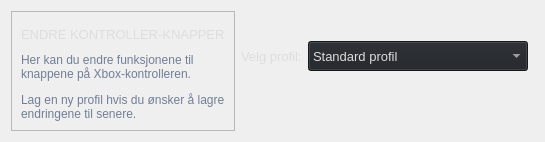
                                     <widget class="QFrame" name="btn_kontroller_container">
                                      <property name="maximumSize">
                                       <size>
                                        <width>16777215</width>
                                        <height>200</height>
                                       </size>
                                      </property>
                                      <property name="frameShape">
                                       <enum>QFrame::NoFrame</enum>
                                      </property>
                                      <property name="frameShadow">
                                       <enum>QFrame::Raised</enum>
                                      </property>
                                      <layout class="QHBoxLayout" name="horizontalLayout_13">
                                       <item>
                                        <widget class="QFrame" name="kontrollerTextContainer">
                                         <property name="frameShape">
                                          <enum>QFrame::StyledPanel</enum>
                                         </property>
                                         <property name="frameShadow">
                                          <enum>QFrame::Raised</enum>
                                         </property>
                                         <layout class="QVBoxLayout" name="verticalLayout_22">
                                          <item>
                                           <widget class="QLabel" name="title_kontroller">
                                            <property name="minimumSize">
                                             <size>
                                              <width>0</width>
                                              <height>20</height>
                                             </size>
                                            </property>
                                            <property name="font">
                                             <font>
                                              <pointsize>10</pointsize>
                                              <italic>false</italic>
                                              <bold>false</bold>
                                             </font>
                                            </property>
                                            <property name="styleSheet">
                                             <string notr="true">color: #dddddd;</string>
                                            </property>
                                            <property name="text">
                                             <string>ENDRE KONTROLLER-KNAPPER</string>
                                            </property>
                                            <property name="alignment">
                                             <set>Qt::AlignLeading|Qt::AlignLeft|Qt::AlignVCenter</set>
                                            </property>
                                           </widget>
                                          </item>
                                          <item>
                                           <widget class="QLabel" name="text_kontroller_description">
                                            <property name="styleSheet">
                                             <string notr="true">color: rgb(113, 126, 149);</string>
                                            </property>
                                            <property name="lineWidth">
                                             <number>1</number>
                                            </property>
                                            <property name="text">
                                             <string>&lt;html&gt;&lt;head/&gt;&lt;body&gt;&lt;p&gt;Her kan du endre funksjonene til knappene på Xbox-kontrolleren.&lt;/p&gt;&lt;p&gt;Lag en ny profil hvis du ønsker å lagre endringene til senere.&lt;/p&gt;&lt;/body&gt;&lt;/html&gt;</string>
                                            </property>
                                            <property name="alignment">
                                             <set>Qt::AlignLeading|Qt::AlignLeft|Qt::AlignVCenter</set>
                                            </property>
                                            <property name="wordWrap">
                                             <bool>true</bool>
                                            </property>
                                           </widget>
                                          </item>
                                         </layout>
                                        </widget>
                                       </item>
                                       <item>
                                        <widget class="QFrame" name="profileContainer">
                                         <property name="minimumSize">
                                          <size>
                                           <width>0</width>
                                           <height>0</height>
                                          </size>
                                         </property>
                                         <property name="maximumSize">
                                          <size>
                                           <width>350</width>
                                           <height>200</height>
                                          </size>
                                         </property>
                                         <property name="frameShape">
                                          <enum>QFrame::NoFrame</enum>
                                         </property>
                                         <property name="frameShadow">
                                          <enum>QFrame::Raised</enum>
                                         </property>
                                         <layout class="QHBoxLayout" name="horizontalLayout_11">
                                          <property name="leftMargin">
                                           <number>0</number>
                                          </property>
                                          <property name="topMargin">
                                           <number>0</number>
                                          </property>
                                          <property name="rightMargin">
                                           <number>0</number>
                                          </property>
                                          <property name="bottomMargin">
                                           <number>30</number>
                                          </property>
                                          <item>
                                           <widget class="QLabel" name="text_velg_profil">
                                            <property name="minimumSize">
                                             <size>
                                              <width>0</width>
                                              <height>40</height>
                                             </size>
                                            </property>
                                            <property name="maximumSize">
                                             <size>
                                              <width>100</width>
                                              <height>40</height>
                                             </size>
                                            </property>
                                            <property name="font">
                                             <font>
                                              <pointsize>10</pointsize>
                                              <italic>false</italic>
                                              <bold>false</bold>
                                             </font>
                                            </property>
                                            <property name="styleSheet">
                                             <string notr="true">color: #dddddd;</string>
                                            </property>
                                            <property name="text">
                                             <string>Velg profil:</string>
                                            </property>
                                           </widget>
                                          </item>
                                          <item>
                                           <widget class="QComboBox" name="comboBox_velg_profil">
                                            <property name="sizePolicy">
                                             <sizepolicy hsizetype="Preferred" vsizetype="Preferred">
                                              <horstretch>0</horstretch>
                                              <verstretch>0</verstretch>
                                             </sizepolicy>
                                            </property>
                                            <property name="minimumSize">
                                             <size>
                                              <width>220</width>
                                              <height>0</height>
                                             </size>
                                            </property>
                                            <property name="maximumSize">
                                             <size>
                                              <width>16777215</width>
                                              <height>30</height>
                                             </size>
                                            </property>
                                            <property name="font">
                                             <font>
                                              <pointsize>10</pointsize>
                                              <italic>false</italic>
                                              <bold>false</bold>
                                             </font>
                                            </property>
                                            <property name="cursor">
                                             <cursorShape>PointingHandCursor</cursorShape>
                                            </property>
                                            <property name="styleSheet">
                                             <string notr="true">background-color: rgb(30, 33, 38); color: #dddddd;</string>
                                            </property>
                                            <property name="editable">
                                             <bool>false</bool>
                                            </property>
                                            <item>
                                             <property name="text">
                                              <string>Standard profil</string>
                                             </property>
                                            </item>
                                            <item>
                                             <property name="text">
                                              <string>Egendefinert profil</string>
                                             </property>
                                            </item>
                                           </widget>
                                          </item>
                                         </layout>
                                        </widget>
                                       </item>
                                       <item>
                                        <widget class="QFrame" name="profileBtnContainer">
                                         <property name="minimumSize">
                                          <size>
                                           <width>0</width>
                                           <height>120</height>
                                          </size>
                                         </property>
                                         <property name="frameShape">
                                          <enum>QFrame::NoFrame</enum>
                                         </property>
                                         <property name="frameShadow">
                                          <enum>QFrame::Raised</enum>
                                         </property>
                                         <widget class="QPushButton" name="btn_reset">
                                          <property name="geometry">
                                           <rect>
                                            <x>40</x>
                                            <y>70</y>
                                            <width>201</width>
                                            <height>45</height>
                                           </rect>
                                          </property>
                                          <property name="minimumSize">
                                           <size>
                                            <width>150</width>
                                            <height>45</height>
                                           </size>
                                          </property>
                                          <property name="font">
                                           <font>
                                            <pointsize>10</pointsize>
                                            <italic>false</italic>
                                            <bold>false</bold>
                                           </font>
                                          </property>
                                          <property name="cursor">
                                           <cursorShape>PointingHandCursor</cursorShape>
                                          </property>
                                          <property name="styleSheet">
                                           <string notr="true">QPushButton { background-color: qlineargradient(spread:pad, x1:0.5, y1:0, x2:0.5, y2:1, stop:0 rgba(71, 81, 99, 255), stop:1 rgba(52, 59, 72, 255)); color: white;} QPushButton:hover { background-color: qlineargradient(spread:pad, x1:0.5, y1:0, x2:0.5, y2:1, stop:0 rgba(92, 104, 128, 255), stop:1 rgba(61, 69, 85, 255)); color: white;}</string>
                                          </property>
                                          <property name="text">
                                           <string> Reset</string>
                                          </property>
                                          <property name="icon">
                                           <iconset resource="resources.qrc">
                                            <normaloff>:/icons/images/icons/cil-x-circle.png</normaloff>:/icons/images/icons/cil-x-circle.png</iconset>
                                          </property>
                                         </widget>
                                         <widget class="QPushButton" name="btn_make_new_profile">
                                          <property name="geometry">
                                           <rect>
                                            <x>40</x>
                                            <y>20</y>
                                            <width>201</width>
                                            <height>45</height>
                                           </rect>
                                          </property>
                                          <property name="minimumSize">
                                           <size>
                                            <width>150</width>
                                            <height>45</height>
                                           </size>
                                          </property>
                                          <property name="font">
                                           <font>
                                            <pointsize>10</pointsize>
                                            <italic>false</italic>
                                            <bold>false</bold>
                                           </font>
                                          </property>
                                          <property name="cursor">
                                           <cursorShape>PointingHandCursor</cursorShape>
                                          </property>
                                          <property name="styleSheet">
                                           <string notr="true">QPushButton { background-color: qlineargradient(spread:pad, x1:0.5, y1:0, x2:0.5, y2:1, stop:0 rgba(71, 81, 99, 255), stop:1 rgba(52, 59, 72, 255)); color: white;} QPushButton:hover { background-color: qlineargradient(spread:pad, x1:0.5, y1:0, x2:0.5, y2:1, stop:0 rgba(92, 104, 128, 255), stop:1 rgba(61, 69, 85, 255)); color: white;}</string>
                                          </property>
                                          <property name="text">
                                           <string> Lag ny profil</string>
                                          </property>
                                          <property name="icon">
                                           <iconset resource="resources.qrc">
                                            <normaloff>:/icons/images/icons/cil-file.png</normaloff>:/icons/images/icons/cil-file.png</iconset>
                                          </property>
                                         </widget>
                                        </widget>
                                       </item>
                                      </layout>
                                     </widget>
